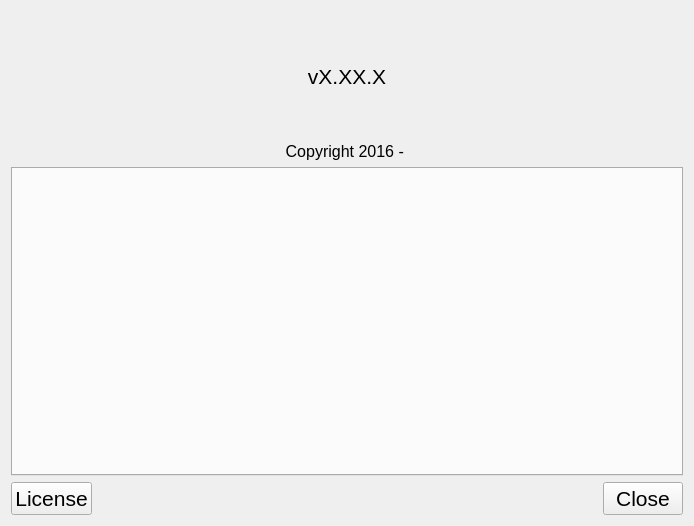
<?xml version="1.0" encoding="UTF-8"?>
<ui version="4.0">
 <class>AboutApplicationWidget</class>
 <widget class="QWidget" name="AboutApplicationWidget">
  <property name="geometry">
   <rect>
    <x>0</x>
    <y>0</y>
    <width>694</width>
    <height>526</height>
   </rect>
  </property>
  <property name="windowTitle">
   <string>Form</string>
  </property>
  <layout class="QGridLayout" name="gridLayout">
   <item row="0" column="0">
    <widget class="QLabel" name="lblProgramIcon">
     <property name="font">
      <font>
       <pointsize>11</pointsize>
      </font>
     </property>
     <property name="text">
      <string/>
     </property>
     <property name="pixmap">
      <pixmap>../resources/QSerialTerminal.png</pixmap>
     </property>
     <property name="alignment">
      <set>Qt::AlignCenter</set>
     </property>
    </widget>
   </item>
   <item row="4" column="0">
    <widget class="QLabel" name="lblProgramWebsite">
     <property name="font">
      <font>
       <pointsize>11</pointsize>
      </font>
     </property>
     <property name="toolTip">
      <string>&lt;html&gt;&lt;head/&gt;&lt;body&gt;&lt;p&gt;&lt;span style=&quot; font-size:11pt;&quot;&gt;Open the upstream URL for QMineSweeper in a default web browser&lt;/span&gt;&lt;/p&gt;&lt;/body&gt;&lt;/html&gt;</string>
     </property>
     <property name="text">
      <string/>
     </property>
     <property name="textFormat">
      <enum>Qt::AutoText</enum>
     </property>
     <property name="alignment">
      <set>Qt::AlignCenter</set>
     </property>
     <property name="textInteractionFlags">
      <set>Qt::TextBrowserInteraction</set>
     </property>
    </widget>
   </item>
   <item row="1" column="0">
    <widget class="QLabel" name="lblProgramName">
     <property name="font">
      <font>
       <pointsize>16</pointsize>
       <weight>75</weight>
       <bold>true</bold>
      </font>
     </property>
     <property name="text">
      <string/>
     </property>
     <property name="alignment">
      <set>Qt::AlignCenter</set>
     </property>
    </widget>
   </item>
   <item row="2" column="0">
    <widget class="QLabel" name="lblProgramVersion">
     <property name="font">
      <font>
       <pointsize>16</pointsize>
      </font>
     </property>
     <property name="text">
      <string>vX.XX.X</string>
     </property>
     <property name="alignment">
      <set>Qt::AlignCenter</set>
     </property>
    </widget>
   </item>
   <item row="5" column="0">
    <widget class="QLabel" name="lblProgramCopyright">
     <property name="font">
      <font>
       <pointsize>12</pointsize>
      </font>
     </property>
     <property name="text">
      <string>Copyright 2016 - </string>
     </property>
     <property name="textFormat">
      <enum>Qt::AutoText</enum>
     </property>
     <property name="alignment">
      <set>Qt::AlignCenter</set>
     </property>
    </widget>
   </item>
   <item row="3" column="0">
    <widget class="QLabel" name="lblProgramDescription">
     <property name="font">
      <font>
       <pointsize>12</pointsize>
      </font>
     </property>
     <property name="text">
      <string/>
     </property>
     <property name="alignment">
      <set>Qt::AlignCenter</set>
     </property>
    </widget>
   </item>
   <item row="7" column="0">
    <layout class="QHBoxLayout" name="btnLicenseCloseGridLayout">
     <property name="sizeConstraint">
      <enum>QLayout::SetDefaultConstraint</enum>
     </property>
     <item>
      <widget class="QPushButton" name="btnLicense">
       <property name="font">
        <font>
         <pointsize>16</pointsize>
        </font>
       </property>
       <property name="toolTip">
        <string>&lt;html&gt;&lt;head/&gt;&lt;body&gt;&lt;p&gt;View license information about QMineSweeper&lt;/p&gt;&lt;/body&gt;&lt;/html&gt;</string>
       </property>
       <property name="text">
        <string>License</string>
       </property>
      </widget>
     </item>
     <item>
      <spacer name="btnLicenseCloseHorizontalSpacer">
       <property name="orientation">
        <enum>Qt::Horizontal</enum>
       </property>
       <property name="sizeHint" stdset="0">
        <size>
         <width>40</width>
         <height>20</height>
        </size>
       </property>
      </spacer>
     </item>
     <item>
      <widget class="QPushButton" name="btnCloseDialog">
       <property name="font">
        <font>
         <pointsize>16</pointsize>
        </font>
       </property>
       <property name="toolTip">
        <string>&lt;html&gt;&lt;head/&gt;&lt;body&gt;&lt;p&gt;Close this window&lt;/p&gt;&lt;/body&gt;&lt;/html&gt;</string>
       </property>
       <property name="text">
        <string>Close</string>
       </property>
      </widget>
     </item>
    </layout>
   </item>
   <item row="6" column="0">
    <widget class="QTabWidget" name="twLicenses">
     <property name="currentIndex">
      <number>-1</number>
     </property>
    </widget>
   </item>
  </layout>
 </widget>
 <resources/>
 <connections/>
</ui>
